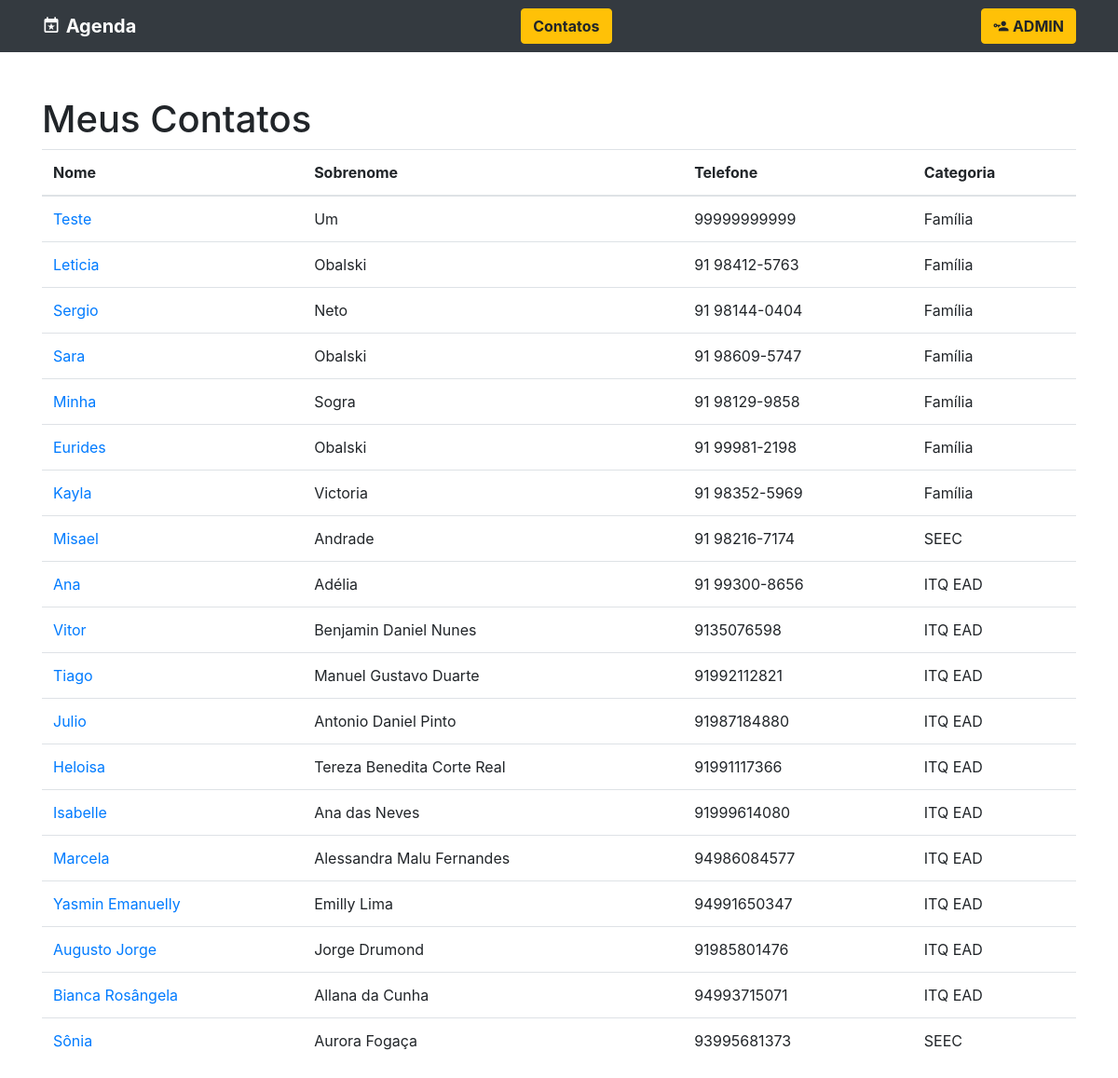
The page / on the database its author committed.
### contatos/models.py (models this page shows, shortened)
class Contato(models.Model):
    nome = models.CharField(max_length=255)
    sobrenome = models.CharField(max_length=255, blank=True)
    telefone = models.CharField(max_length=255)
    email = models.CharField(max_length=255, blank=True)
    data_criacao = models.DateTimeField(default=timezone.now)
    descricao = models.TextField(blank=True)
    categoria = models.ForeignKey(Categoria, on_delete=models.DO_NOTHING)

class Categoria(models.Model):
    nome = models.CharField(max_length=255)
    def __str__(self):
        return self.nome

### contatos/views.py (the view)
# urls.py: path('', views.index, name='index'),
def index(request):
    contatos = Contato.objects.all()
    return render(request, 'contatos/index.html', {
        'contatos': contatos
    })

### contatos/templates/contatos/index.html
{% extends 'base.html' %} {% block conteudo %}
{% load static %}
<h1 style="color: " class="mt-5">Meus Contatos</h1>
<table class="table">
  <thead>
    <tr>
      <th>Nome</th>
      <th>Sobrenome</th>
      <th>Telefone</th>
      <th>Categoria</th>
    </tr>
  </thead>
  <tbody>
    {% for contato in contatos %}
    <tr>
      <td>
        <a href="{% url 'ver_contato' contato.id %}"> {{ contato.nome }} </a>
      </td>
      <td>{{ contato.sobrenome }}</td>
      <td>{{ contato.telefone }}</td>
      <td>{{ contato.categoria }}</td>
    </tr>
    {% endfor %}
  </tbody>
</table>
 {% endblock %}

### templates/base.html (shortened to what this page needs)
{% load static %}
<!DOCTYPE html>
<html lang="pt">
  <head>
    {% include 'parciais/_head.html' %}
  </head>
  <body>
    {% include 'parciais/_nav.html' %}
    <div class="container">
      <div class="row">
        <div class="col-lg-12">
          {% block conteudo %}{% endblock  %}
        </div>
      </div>
    </div>
  </body>
</html>

### templates/parciais/_head.html (shortened to what this page needs)
{% load static %}
<link href="{% static 'vendor/bootstrap/css/bootstrap.min.css'%}" rel="stylesheet" />
<link href="{% static 'vendor/themify-icons/themif-icons.css'%}" rel="stylesheet" />
<link href="{% static 'vendor/MaterialDesign/css/materialdesignicons.css'%}" rel="stylesheet" />

### templates/parciais/_nav.html (shortened to what this page needs)
{% load static %} {% block nav %}
<nav class="navbar navbar-expand-lg navbar-dark bg-dark static-top">
  <div class="container">
    <a class="navbar-brand" href="/"><i class="mdi mdi-calendar-star"></i> <b>Agenda</b></a>
    <a class="btn btn-warning" href="/contatos"> <b>Contatos</b></a>
    <a class="btn btn-warning" href="/admin"><i class="mdi mdi-account-key"></i> <b>ADMIN</b></a>
  </div>
</nav>
{% endblock nav %}

### rows shown on the page
Contato: nome "Teste", sobrenome "Um", telefone "99999999999", categoria "Família"
Contato: nome "Leticia", sobrenome "Obalski", telefone "91 98412-5763", categoria "Família"
Contato: nome "Sergio", sobrenome "Neto", telefone "91 98144-0404", categoria "Família"
Contato: nome "Sara", sobrenome "Obalski", telefone "91 98609-5747", categoria "Família"
Contato: nome "Minha", sobrenome "Sogra", telefone "91 98129-9858", categoria "Família"
Contato: nome "Eurides", sobrenome "Obalski", telefone "91 99981-2198", categoria "Família"
Contato: nome "Kayla", sobrenome "Victoria", telefone "91 98352-5969", categoria "Família"
Contato: nome "Misael", sobrenome "Andrade", telefone "91 98216-7174", categoria "SEEC"
Contato: nome "Ana", sobrenome "Adélia", telefone "91 99300-8656", categoria "ITQ EAD"
Contato: nome "Vitor", sobrenome "Benjamin Daniel Nunes", telefone "9135076598", categoria "ITQ EAD"
Contato: nome "Tiago", sobrenome "Manuel Gustavo Duarte", telefone "91992112821", categoria "ITQ EAD"
Contato: nome "Julio", sobrenome "Antonio Daniel Pinto", telefone "91987184880", categoria "ITQ EAD"
Contato: nome "Heloisa", sobrenome "Tereza Benedita Corte Real", telefone "91991117366", categoria "ITQ EAD"
Contato: nome "Isabelle", sobrenome "Ana das Neves", telefone "91999614080", categoria "ITQ EAD"
Contato: nome "Marcela", sobrenome "Alessandra Malu Fernandes", telefone "94986084577", categoria "ITQ EAD"
Contato: nome "Yasmin Emanuelly", sobrenome "Emilly Lima", telefone "94991650347", categoria "ITQ EAD"
Contato: nome "Augusto Jorge", sobrenome "Jorge Drumond", telefone "91985801476", categoria "ITQ EAD"
Contato: nome "Bianca Rosângela", sobrenome "Allana da Cunha", telefone "94993715071", categoria "ITQ EAD"
Contato: nome "Sônia", sobrenome "Aurora Fogaça", telefone "93995681373", categoria "SEEC"
